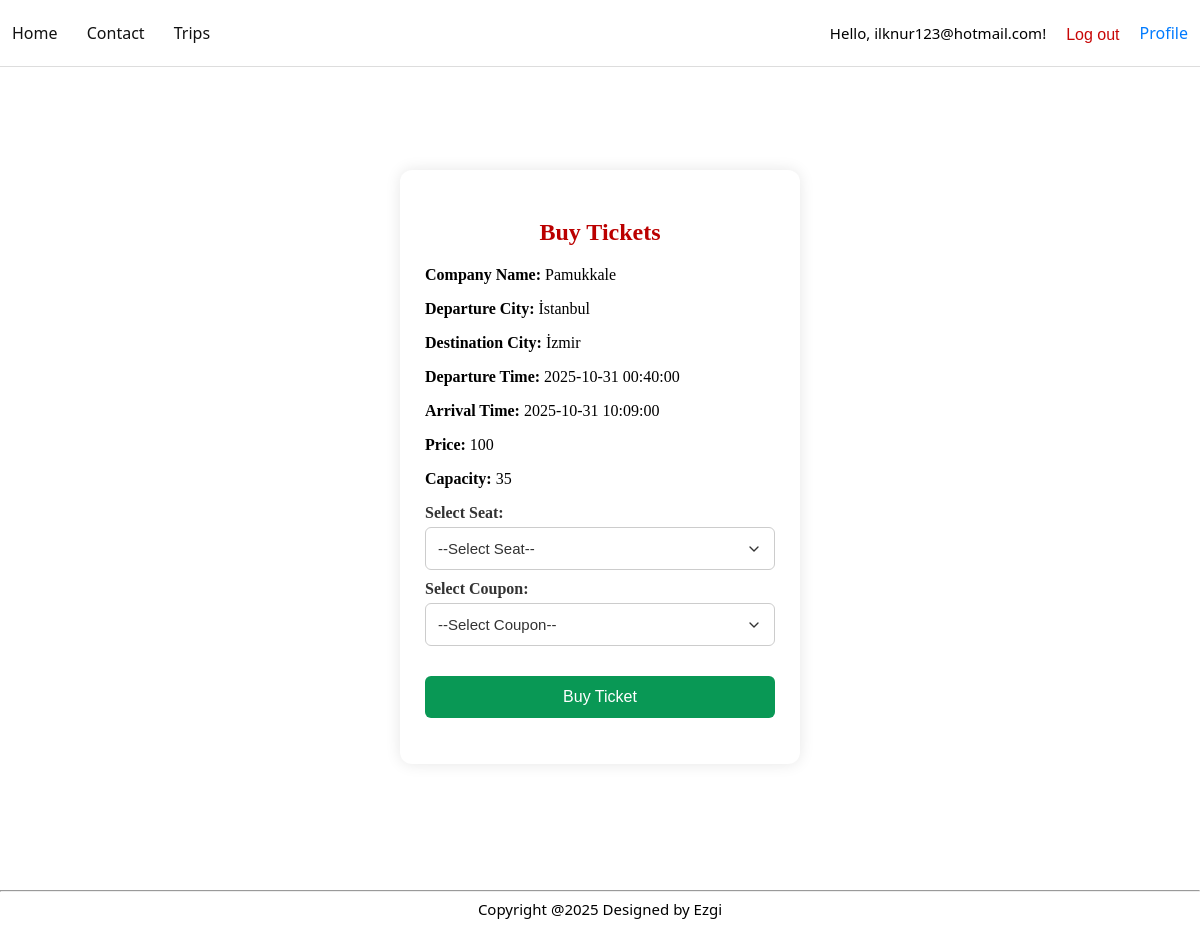
Screenshot of /buyTicket.php?trip_id=6fb16413875e18fbfae5df917cebc755 (signed in) with the database file from the repository.
### tables this page shows
CREATE TABLE Trips(id text PRIMARY KEY DEFAULT (lower(hex(randomblob(16)))), company_id text not null, destination_city text not null, arrival_time datetime not null, departure_time datetime not null, departure_city text not null, price integer not null, capacity integer not null, created_date TIMESTAMP DEFAULT CURRENT_TIMESTAMP, FOREIGN KEY (company_id) REFERENCES Bus_Company(id));

CREATE TABLE Bus_Company(id text PRIMARY KEY DEFAULT (lower(hex(randomblob(16)))), name text unique not null, logo_path text ,created_at TIMESTAMP DEFAULT CURRENT_TIMESTAMP);

### buyTicket.php (the view, shortened to what this page needs)
<?php
include(__DIR__ . "/databaseConnection.php");
$tripId = $_POST["trip_id"] ?? $_GET["trip_id"] ?? '';
$stmtTrip = $database->prepare("SELECT t.*, c.id as company_id, c.name as company_name FROM Trips t, Bus_Company c WHERE t.company_id = c.id AND t.id = :trip_id");
$stmtTrip->bindValue(":trip_id", $tripId, SQLITE3_TEXT);
$trip = $stmtTrip->execute()->fetchArray(SQLITE3_ASSOC);
include("header.php");
?>
<!DOCTYPE html>
<html lang="en">
<head>
    <link rel="stylesheet" href="style.css?v=<?php echo time(); ?>">
</head>
<body>
<div class="content">
    <div class= "container">
    <h2>Buy Tickets</h2>
    <form method="POST" action="buyTicket.php">
        <?php if ($trip): ?>
            <p><strong>Company Name:</strong> <?= htmlspecialchars($trip['company_name']) ?></p>
            <p><strong>Departure City:</strong> <?= htmlspecialchars($trip['departure_city']) ?></p>
            <p><strong>Destination City:</strong> <?= htmlspecialchars($trip['destination_city']) ?></p>
            <p><strong>Departure Time:</strong> <?= htmlspecialchars($trip['departure_time']) ?></p>
            <p><strong>Arrival Time:</strong> <?= htmlspecialchars($trip['arrival_time']) ?></p>
            <p><strong>Price:</strong> <?= htmlspecialchars($trip['price']) ?></p>
            <p><strong>Capacity:</strong> <?= htmlspecialchars($trip['capacity']) ?></p>
            <label for="selectSeat">Select Seat:</label>
            <select id="selectSeat" name="seat_number" required>
                <option value="">--Select Seat--</option>
            </select>
        <label for="searchCoupon">Select Coupon:</label>
        <select id="searchCoupon" name="select_coupon">
             <option value="">--Select Coupon--</option>
        </select>
            <input class="green-button" type="submit" name="buyTicketHere" value="Buy Ticket">
        <?php else: ?>
            <p style="color:red; text-align:center;">No trip found.</p>
        <?php endif; ?>
    </form>
        </div>
        </div>
</body>
</html>

### style.css (style rules this page uses)
footer { background-color: #ffffff; color: rgb(0, 0, 0); text-align: center; padding: 15px 0; font-size: 15px; font-family: "Segoe UI", Arial, sans-serif; }
.content { min-height: 100vh; display: flex; justify-content: center; align-items: center; }
.container { background-color: white; width: 350px; padding: 30px 25px; border-radius: 12px; box-shadow: 0 0 15px rgba(0,0,0,0.1); text-align: left; }
.container h2 { text-align: center; margin-bottom: 20px; color: #bb0000; }
.container label { display: block; margin-top: 10px; font-weight: bold; color: #333; }
.container input[type="submit"] { width: 100%; padding: 12px; background-color: #099855; border: none; color: white; font-size: 16px; border-radius: 6px; cursor: pointer; margin-top: 20px; transition: background-color 0.3s ease; }
.container select { margin-bottom: 10px; width:100% }
.red-button, .green-button, .blue-button { color: white; border: none; padding: 10px 12px; font-size: 14px; border-radius: 5px; cursor: pointer; transition: background-color 0.3s ease; }
.green-button { background-color: #43a047; }
html, body { height: 100%; margin: 0; padding: 0; min-height: 100vh; }
select { appearance: none; -webkit-appearance: none; -moz-appearance: none; display: block; background-color: #ffffff; border: 1px solid #ccc; border-radius: 6px; padding: 12px; width: 20%; font-size: 15px; color: #333; cursor: pointer; box-sizing: border-box; margin-top: 5px; background-repeat: no-repeat; background-position: right 12px center; background-size: 16px 16px; padding-right: 40px; }

### rows the page displays
trips: company.name "Pamukkale", departure_city "İstanbul", destination_city "İzmir", departure_time "2025-10-31 00:40:00", arrival_time "2025-10-31 10:09:00", price "100", capacity "35"

### other values shown
$_SESSION["email"] "ilknur123@hotmail.com"
